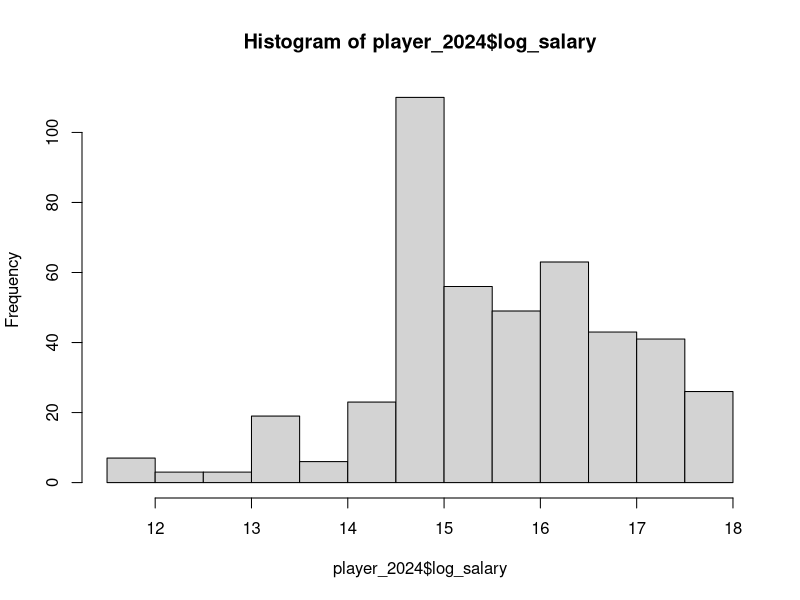
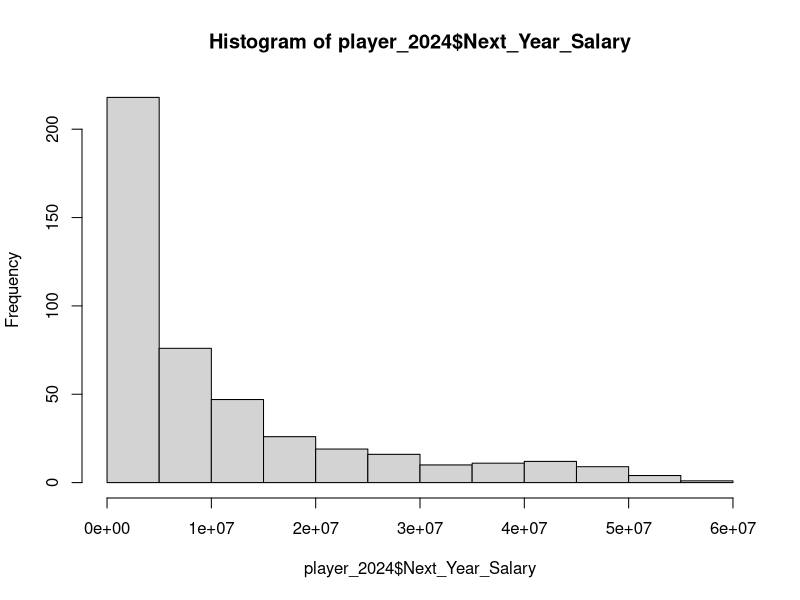

These charts were generated, in order, by the following R code:
player_2024 = read.csv('final_2024_player.csv')
player_2024

player_2024 <- player_2024[, !(names(player_2024) %in% c("Salary", "Guaranteed", "Next_Year_Guaranteed", "Awards"))]
player_2024 <- na.omit(player_2024)

player_2024$log_salary <- log(player_2024$Next_Year_Salary)
hist(player_2024$log_salary)
hist(player_2024$Next_Year_Salary)

# weight approach using leverage
ols_model <- lm(log_salary ~ ., data = player_2024)
lev <- hatvalues(ols_model)
player_2024$wts <- 1 / (lev + 1e-6)

# weight approach using Experience
player_2024$wts <- player_2024$NumOfAwards/ max(player_2024$NumOfAwards, na.rm = TRUE)

wls_model <- lm(log_salary ~ . -Next_Year_Salary -Player -Team -Pos -Season, 
                data = player_2024, weights = wts)
summary(wls_model)
